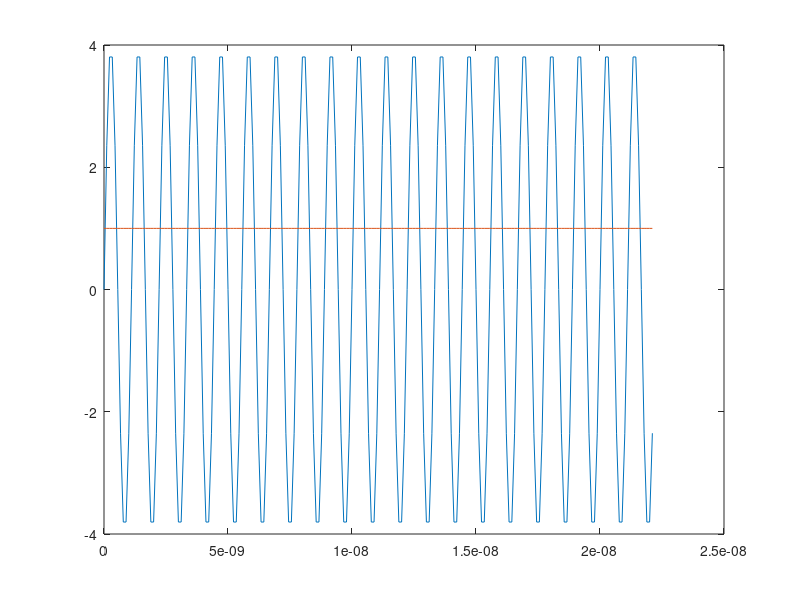

MATLAB code to generate this figure: (Note: this script raises an error after producing the figure.)
% Table is a rayleigh fading channel model in indoor
% Excess tap delay[ns]    	Relative power[dB]
% 0  						0.0
% 50  						-3.0
% 110						-10.0
% 170						-18.0 
% 290						-26.0
% 310						-32.0
%% 之后的信号都这个模型的基础上进行的修改

%% 仿真方案二，设备之间的密钥建立，但是在tag能够区分整个信号时，即不叠加两个信号

clc;
clear;
close all;

f1 = 900e6;				% 信号频率900MHz,信号周期为10/9 ns
N  = 10;				% 信号周期内的采样点数
Fs = N*f1;				% sampling frequency, 采样频率
T = 1/Fs;  				% sampling period, 采样周期
L = 10000*N; 			% length of signal

t = (0:(L-1))*T;			% 采样时间s，fs的值越大，出来的波形失真越小
A = 4;					% 信号幅值

%% 构造调制1和-1序列
f_seq = 22.5e6;   %%	45MHz
value = 1;
for index = 1:L
		base_signal(index) = value;
	if mod(index, (Fs/f_seq)/2) == 0
		value = 0-value;
	end
end

% base_signal=square(2*pi*f_seq*t);
% sum(base_signal)



%% 构造初始信号
source = A*sin(2*pi*f1*t);

plot(t(1:200),source(1:200),t(1:200),base_signal(1:200))

%% 计算初始信号的功率
[Pxx_hamming, F]= periodogram(source, hamming(length(source)),[],Fs,'centered', 'psd');
power_source = bandpower(Pxx_hamming, F, 'psd');
power_source_db = 10*log10(power_source/2);


num = 1:1000;

power_source_array(num) = power_source_db;

power_tag_array(num) = 0;

power_pt_array(num) = 0;

for index = num

	%% 测试PT传输信号到Alice时的信号功率
	%% 构造rayleigh信道一，表示PT与Alice之间的信道
	delay_vector_a = [0, 50, 110, 170, 290, 310]*1e-9; 	% Discrete delays of four-path channel (s)
	gain_vector_a  = [0 -3.0 -10.0 -18.0 -26.0 -32.0]; 	% Average path gains (dB)			
	max_Doppler_shift_a = 50;  					% Maximum Doppler shift of diffuse components (Hz)			
	rayleigh_chan_a = rayleighchan(T,max_Doppler_shift_a,delay_vector_a,gain_vector_a);

	%% 初始信号经过rayleigh信道，并保持该信道特性用于下次反射
	rayleigh_chan_a.ResetBeforeFiltering = 0;
	data_after_rayleigh_a = filter(rayleigh_chan_a,source); 

	%% 设置高斯噪声与信号的信噪比
	SNR_tag_a = 8;
	%% 添加高斯噪声
	data_tag_a = awgn(data_after_rayleigh_a,SNR_tag_a,'measured');

	%% 计算在tag端接收信号的功率
	[Pxx_hamming_tag_a, F_tag_a] = periodogram(data_tag_a,hamming(length(data_tag_a)),[],Fs,'centered','psd');
	power_tag_a = bandpower(Pxx_hamming_tag_a,F_tag_a,'psd');
	power_tag_a_db = 10*log10(power_tag_a/2);

	power_tag_a_array(index) = power_tag_a;


	%%**********************************************************************************************
	%% 测试PT传输信号到Bob时的信号功率
	%% 构造rayleigh信道二，表示PT与Bob之间的信道
	delay_vector_b = [0, 55, 120, 190, 310, 330]*1e-9; 	% Discrete delays of four-path channel (s)
	gain_vector_b  = [0 -4.0 -11.0 -20.0 -28.0 -36.0]; 	% Average path gains (dB)			
	max_Doppler_shift_b = 55;  					% Maximum Doppler shift of diffuse components (Hz)			
	rayleigh_chan_b = rayleighchan(T,max_Doppler_shift_b,delay_vector_b,gain_vector_b);

	%% 初始信号经过rayleigh信道，并保持该信道特性用于下次反射
	rayleigh_chan_b.ResetBeforeFiltering = 0;
	data_after_rayleigh_b = filter(rayleigh_chan_b,source); 

	%% 设置高斯噪声与信号的信噪比
	SNR_tag_b = 9;
	%% 添加高斯噪声
	data_tag_b = awgn(data_after_rayleigh_b,SNR_tag_b,'measured');

	%% 计算在tag端接收信号的功率
	[Pxx_hamming_tag_b, F_tag_b] = periodogram(data_tag_b,hamming(length(data_tag_b)),[],Fs,'centered','psd');
	power_tag_b = bandpower(Pxx_hamming_tag_b,F_tag_b,'psd');
	power_tag_b_db = 10*log10(power_tag_b/2);

	power_tag_b_array(index) = power_tag_b;


	%%**********************************************************************************************
	%% Alice的反射路径，将信号反射给Bob
	coeffi_a = 0.9;						%% 反射因子
	data_a_coeffi = data_tag_a.*coeffi_a;

	%% 进行ASK调制，使用已经设置好的方波序列
	data_a_back = data_a_coeffi.*base_signal;

	%% 构造rayleigh信道，表示Alice与Bob之间的信道
	delay_vector_ab = [0, 4, 10, 19, 31, 43]*1e-9; 	% Discrete delays of four-path channel (s)
	gain_vector_ab  = [0 -1.0 -5.0 -10.0 -18.0 -26.0]; 	% Average path gains (dB)			
	max_Doppler_shift_ab = 100;  					% Maximum Doppler shift of diffuse components (Hz)			
	rayleigh_chan_ab = rayleighchan(T,max_Doppler_shift_ab,delay_vector_ab,gain_vector_ab);

	%% 反射后，信号经过rayleigh信道
	rayleigh_chan_ab.ResetBeforeFiltering = 0;
	back_after_rayleigh_ab = filter(rayleigh_chan_ab,data_a_back); 

	%% Bob接收的信号为Alice反射信号和PT直传信号的叠加
	data_total_b = back_after_rayleigh_ab + data_after_rayleigh_b;

	%% 为叠加信号添加高斯噪声
	SNR_tag_b = 9;
	data_b = awgn(data_total_b,SNR_tag_b,'measured');

	%% 计算在Bob端接收信号的功率
	[Pxx_hamming_b, F_b] = periodogram(data_b,hamming(length(data_b)),[],Fs,'centered','psd');
	power_b = bandpower(Pxx_hamming_b,F_b,'psd');
	power_b_db = 10*log10(power_b/2);

	power_b_array(index) = power_b;

	%%**********************************************************************************************
	%% bob的反射路径，将信号反射给Alice
	coeffi_b = 0.9;						%% 反射因子
	data_b_coeffi = data_tag_b.*coeffi_b;

	%% 进行ASK调制，使用已经设置好的方波序列
	data_b_back = data_b_coeffi.*base_signal;

	%% 使用与Alice到Bob之间的信道模型
	% %% 构造rayleigh信道，表示Alice与Bob之间的信道
	% delay_vector_ab = [0, 4, 10, 19, 31, 43]*1e-9; 	% Discrete delays of four-path channel (s)
	% gain_vector_ab  = [0 -1.0 -5.0 -10.0 -18.0 -26.0]; 	% Average path gains (dB)			
	% max_Doppler_shift_ab = 10;  					% Maximum Doppler shift of diffuse components (Hz)			
	% rayleigh_chan_ab = rayleighchan(T,max_Doppler_shift_ab,delay_vector_ab,gain_vector_ab);

	%% 反射后，信号经过rayleigh信道
	rayleigh_chan_ab.ResetBeforeFiltering = 0;
	back_after_rayleigh_ba = filter(rayleigh_chan_ab,data_b_back); 

	%% Alice接收的信号为Bob反射信号和PT直传信号的叠加
	data_total_a = back_after_rayleigh_ba + data_after_rayleigh_a;

	%% 为叠加信号添加高斯噪声
	SNR_tag_a = 8;
	data_a = awgn(data_total_a,SNR_tag_a,'measured');


	%% 计算在Alice端接收信号的功率
	[Pxx_hamming_a, F_a] = periodogram(data_a,hamming(length(data_a)),[],Fs,'centered','psd');
	power_a = bandpower(Pxx_hamming_a,F_a,'psd');
	power_a_db = 10*log10(power_a/2);

	power_a_array(index) = power_a;

end

figure;
plot(num,power_tag_a_array);
hold on;
plot(num,power_tag_b_array);
hold on;
plot(num,power_b_array);
hold on;
plot(num,power_a_array);
legend('PT-a','PT-b','total-b','total-a');
grid on;


%% 计算序列的相关性
r = corr2(power_b_array,power_a_array)

alice = (power_a_array-power_tag_a_array).*power_tag_a_array;
bob = (power_b_array-power_tag_b_array).*power_tag_b_array;

cor = corr2(alice,bob)



figure;
plot(num,(power_a_array-power_tag_a_array).*power_tag_a_array);
hold on;
plot(num,(power_b_array-power_tag_b_array).*power_tag_b_array);
legend('alice','bob');
grid on;

figure;
plot(num,10*log10((power_a_array-power_tag_a_array).*power_tag_a_array));
hold on;
plot(num,10*log10((power_b_array-power_tag_b_array).*power_tag_b_array));
legend('alice','bob');
grid on;